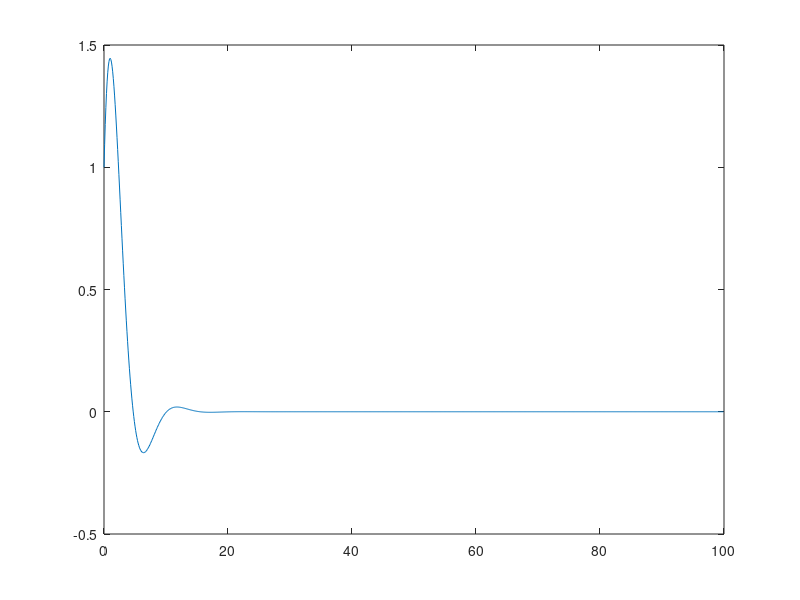

Write MATLAB code to recreate this figure. (Note: this script raises an error after producing the figure.)
%% System
% lets use a simple example with two states, one input, one output and the
% same size of the nonlinear channel as the states
% [x^k+1, e, z] = [A, B, B2; C, D, D12; C2, D21, 0] [x^k, d, w], w =
% Delta(z)

A = [0 1; -0.5 -0.8]; % State matrix
B = [0; 1];      % Input matrix
C = [1 0];      % Output matrix
D = 0;          % Feedthrough matrix
dt = 0.1;

nx=2;nz=2;nw=nz;nd=1;ne=1;

scale= 0.5;
B2 = scale*ones(nx,nw);
% B2 = scale*eye(nx);
C2 = scale*ones(nz,nx);
% C2 = scale*eye(nz);
D12 = scale*ones(nd,nw);
D21 = scale*ones(nz,nd);
D22 = zeros(nz,nw); % at this point must be zero

eig(A)
sys = ss(A, [B, B2], [C;C2], [D, D12;D21, D22]);
dsys = c2d(sys, dt);
Ad = dsys.A; Bd =dsys.B(1:nx,1:nd); B2d = dsys.B(1:nx,nd+1:end);
Cd = C; Dd = D; D12d=D12;
C2d = C2; D21d = D21; D22d = D22;
abs(eig(Ad))


%% nonlinearity
% Define the deadzone nonlinear function with variable bound g
g = 1; % Set the bound for the deadzone
sat = @(x) max(min(x, g), -g);
dzn = @(x) x-sat(x);
% x = -5:0.1:5;
% figure(),plot(x, dzn(x), x, tanh(x), x, sat(x));
% legend('dzn', 'tanh', 'sat');
% xlabel('x');
% ylabel('Function values');
% title('Comparison of dzn, tanh, and sat functions');
% grid on;

%% simulation
N = 1000;
d = zeros(nd,N); % no input
e = zeros(ne, N);
x = zeros(nx, N+1);
x(:,1) = [1;1]; % initial condition
for k= 1:N
    d_k = d(:,k);x_k = x(:,k);
    z_k = C2d*x_k + D21d*d_k; % needs to be changed if D22 is not zero
    w_k = dzn(z_k);
    e(:,k) = Cd*x_k + Dd*d_k + D12d*w_k;
    x(:,k+1 ) = Ad*x_k+ Bd*d_k + B2d*w_k;
end

t = linspace(0,(N-1)*dt, N);
plot(t,e)

%% Analysis
% standard sector
eps = 1e-4;
disp('--- STANDARD SECTOR CONDITIONS ---')
a = 0; b = 1; %lower and upper bound of sector condition
P_r = [-eye(nw) b*eye(nw); eye(nw) -a*eye(nw)];

% make the multiplier variable
Pm =@(L) P_r' * [zeros(nw,nw), L'; L, zeros(nw,nw)] * P_r;

lambda = sdpvar(nz,1);
for i=1:nw
    multiplier_constraint=[multiplier_constraint;lambda(i,1)>=eps];
end
Lambda = diag(lambda);
X = sdpvar(nx,nx);

L1 = [eye(nx), zeros(nx,nw);
    Ad, B2d];
L3 = [zeros(nz,nx), eye(nw);
    C2d, D22d]; 
lmis = [];
% lmi = L1' * [-X, zeros(nx,nx); zeros(nx,nx), X] * L1 + ...
%     L3' * Pm(Lambda) * L3;
lmi = [-X C2d'*Lambda Ad'*X;
    Lambda*C2d -2*Lambda B2d'*X;
    X*Ad X*B2d -X];
lmis = lmis + (lmi <= -eye(3*nx)*eps);
lmis = lmis + multiplier_constraint;

% no objective, just looking for a feasible solution
sol = optimize(lmis, [], sdpsettings('solver','mosek','verbose', 0))
disp('max real EV of LMI:'); max(real(eig(double(lmi))))
disp('X:'); double(X)
disp('Lambda:'); double(Lambda)


% generalized sector
disp('--- GENERALIZED SECTOR CONDITIONS ---')

L = sdpvar(nz,nx);
P = sdpvar(nx,nx);
m = sdpvar(nz,1);
for i=1:nw
    multiplier_constraint=[multiplier_constraint;m(i,1)>=eps];
end
M = diag(m);

lmis = [];
F = [-P P*C2d' + L' P*Ad';
    C2d*P+L -2*M M*B2d';
    Ad*P B2d*M -P];
lmis = lmis + (F <= -eye(3*nx)*eps);
for i = 1:nz
    li = L(i,:);
    lmis = lmis + ([1, li;li', P] >= eps*(eye(nx+1)));
end
lmis = lmis + multiplier_constraint;
lmis = lmis + (P>=eps*eye(nx));

sol = optimize(lmis, [], sdpsettings('solver','mosek','verbose', 0))
max(real(eig(double(F))))

% verify solution
Pinv = inv(double(P));
X = Pinv;
H = double(L)*Pinv;
Lambda = diag(1./diag(double(M)));
lmi = [-X (C2d'+H')*Lambda Ad'*X; ...
    Lambda*(C2d+H) -2*Lambda B2d'*X; ...
    X*Ad X*B2d -X];
disp('max real EV of LMI:'); max(real(eig(lmi)))

X, H, Lambda

for i =1:nz
    hi = H(i,:);
    assert(max(real(eig([1 hi;hi' X])))>=0)
end
